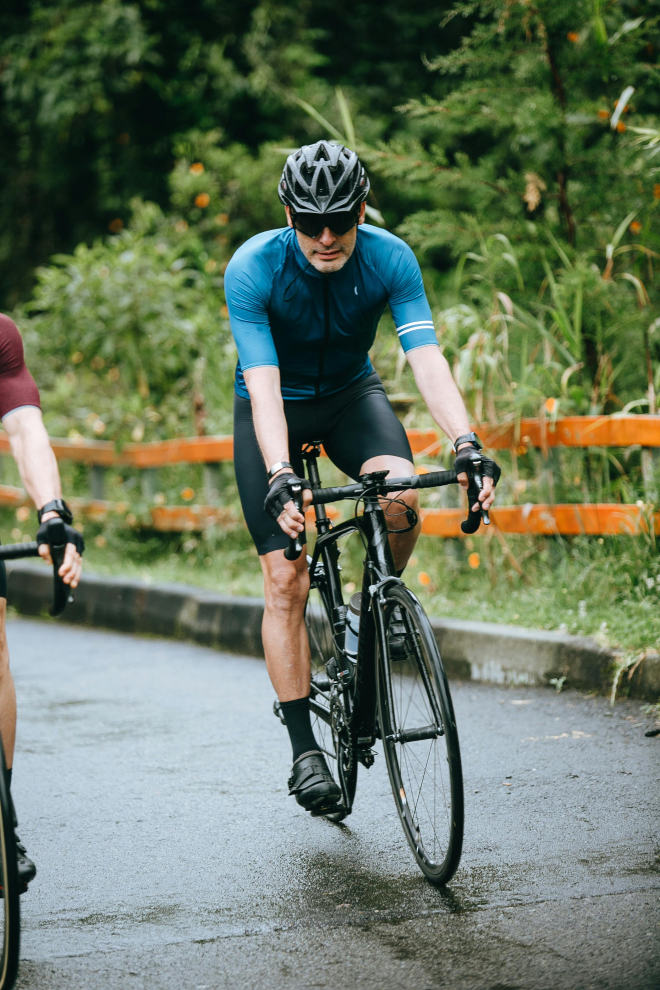
#> input picture Chapter11/sample_image.jpg, 2640 x 3960 px, given in place of Am.jpeg, which was not available (shown at 1/4 size)
$ python blur_faces.py
#> lines starting #> are read from the running program, lines starting #| are printed output that depends on the picture; pictures that were not available may be replaced by others from this repository, and a replacement may not be noted
import cv2
import numpy as np

def blur_face_and_plates(image_path, save_path):
    """
    A simple function to detect and blur faces and license plates in an image
    """
#> called with image_path = 'Am.jpeg', save_path = 'anonymized_image.jpg'
    # Read the image
    image = cv2.imread(image_path)
#> image is the input picture: shape (3960, 2640, 3); mean B, G, R 97.1, 118, 104.9

    # Load pre-trained face detection model
    face_cascade = cv2.CascadeClassifier(cv2.data.haarcascades + 'haarcascade_frontalface_default.xml')

    # Load license plate detection model
    plate_cascade = cv2.CascadeClassifier(cv2.data.haarcascades + 'haarcascade_russian_plate_number.xml')

    # Convert to grayscale
    gray = cv2.cvtColor(image, cv2.COLOR_BGR2GRAY)
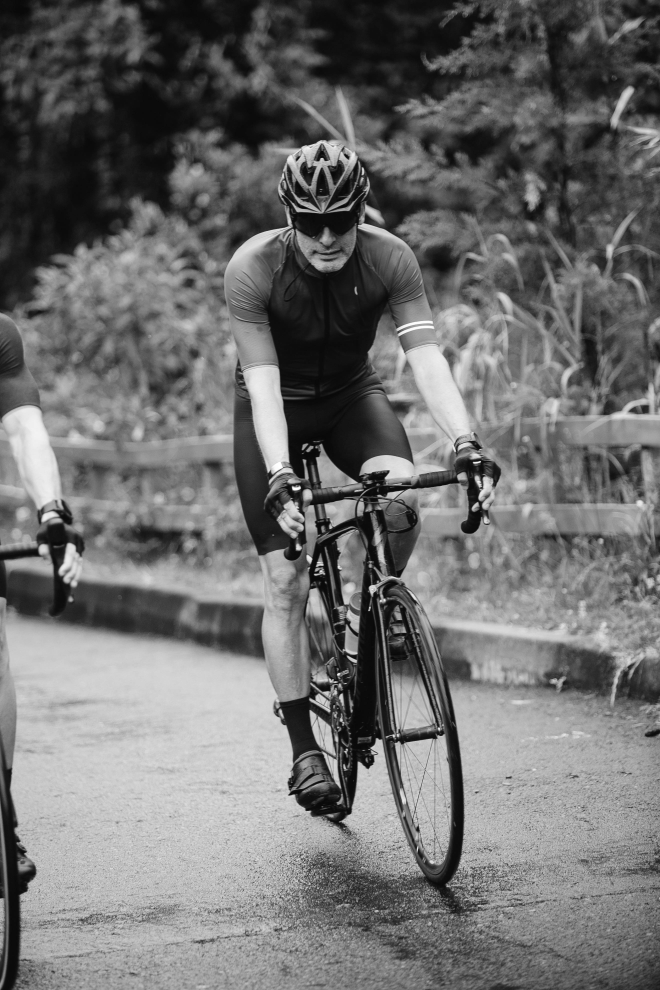
#> gray: shape (3960, 2640) (shown at 1/4 size); min 2, max 255, mean 111.7

    # Detect faces
    faces = face_cascade.detectMultiScale(gray, 1.1, 4)
#> faces = 17 rows, first 6: [1866, 2161, 30, 30], [2314, 1958, 45, 45], [45, 2110, 50, 50], [1310, 560, 61, 61], [2459, 2608, 60, 60], [715, 1932, 69, 69]

    # Blur each face
    for (x, y, w, h) in faces:
        # Extract the region of interest (face)
        roi = image[y:y+h, x:x+w]
        # Apply blur
        blurred = cv2.GaussianBlur(roi, (23, 23), 30)
        # Put the blurred region back into the image
        image[y:y+h, x:x+w] = blurred
#> this loop made 17 passes
#> (x, y, w, h) on passes 1 to 12: (1866, 2161, 30, 30), (2314, 1958, 45, 45), (45, 2110, 50, 50), (1310, 560, 61, 61), (2459, 2608, 60, 60), (715, 1932, 69, 69), (1732, 3246, 60, 60), (2076, 43, 66, 66), (579, 1302, 71, 71), (2148, 2612, 67, 67), (1735, 2183, 95, 95), (29, 2666, 123, 123)
#> pass 1, in blur_face_and_plates, `roi = image[y:y+h, x:x+w]`:
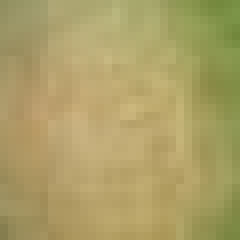
#> roi: shape (30, 30, 3) (shown 8 times larger); mean B, G, R 102, 159.5, 172.1
#> pass 1, in blur_face_and_plates, `blurred = cv2.GaussianBlur(roi, (23, 23), 30)`:
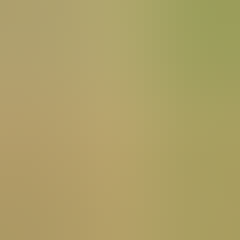
#> blurred: shape (30, 30, 3) (shown 8 times larger); mean B, G, R 102.8, 160.1, 173.3
#> pass 2, in blur_face_and_plates, `roi = image[y:y+h, x:x+w]`:
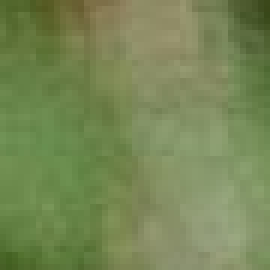
#> roi: shape (45, 45, 3) (shown 6 times larger); mean B, G, R 84.8, 135.4, 118.6
#> pass 2, in blur_face_and_plates, `blurred = cv2.GaussianBlur(roi, (23, 23), 30)`:
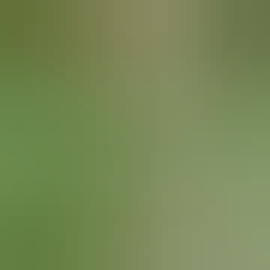
#> blurred: shape (45, 45, 3) (shown 6 times larger); mean B, G, R 85.2, 135.8, 119
#> after the loop:
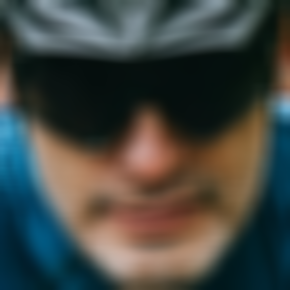
#> roi: shape (290, 290, 3); mean B, G, R 66.3, 71.1, 67.5

    # Detect license plates
    plates = plate_cascade.detectMultiScale(gray, 1.1, 4)
#> plates = ()

    # Blur each license plate
    for (x, y, w, h) in plates:
        roi = image[y:y+h, x:x+w]
        blurred = cv2.GaussianBlur(roi, (23, 23), 30)
        image[y:y+h, x:x+w] = blurred
#> this loop made 0 passes

    # Save the result
    cv2.imwrite(save_path, image)

    return image

# For processing video
# [49 lines left out: function process_video, not called in this run]

# Example usage
if __name__ == "__main__":
    # For images
    blur_face_and_plates('Am.jpeg', 'anonymized_image.jpg')

    # For videos
    #process_video('input_video.mp4', 'anonymized_video.mp4')
